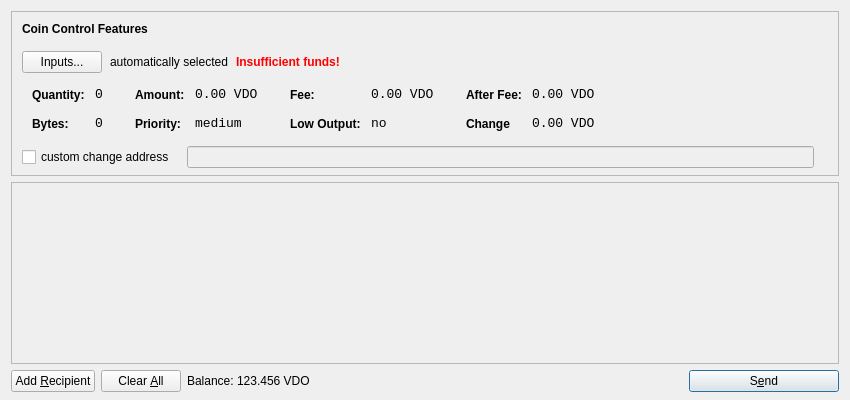
<?xml version="1.0" encoding="UTF-8"?>
<ui version="4.0">
 <class>SendCoinsDialog</class>
 <widget class="QDialog" name="SendCoinsDialog">
  <property name="geometry">
   <rect>
    <x>0</x>
    <y>0</y>
    <width>850</width>
    <height>400</height>
   </rect>
  </property>
  <property name="windowTitle">
   <string>Send Coins</string>
  </property>
  <layout class="QVBoxLayout" name="verticalLayout" stretch="0,1,0">
   <property name="bottomMargin">
    <number>8</number>
   </property>
   <item>
    <widget class="QFrame" name="frameCoinControl">
     <property name="sizePolicy">
      <sizepolicy hsizetype="Expanding" vsizetype="Expanding">
       <horstretch>0</horstretch>
       <verstretch>0</verstretch>
      </sizepolicy>
     </property>
     <property name="maximumSize">
      <size>
       <width>16777215</width>
       <height>16777215</height>
      </size>
     </property>
     <property name="frameShape">
      <enum>QFrame::StyledPanel</enum>
     </property>
     <property name="frameShadow">
      <enum>QFrame::Sunken</enum>
     </property>
     <layout class="QVBoxLayout" name="verticalLayoutCoinControl2">
      <property name="spacing">
       <number>-1</number>
      </property>
      <property name="leftMargin">
       <number>0</number>
      </property>
      <property name="topMargin">
       <number>0</number>
      </property>
      <property name="rightMargin">
       <number>0</number>
      </property>
      <property name="bottomMargin">
       <number>6</number>
      </property>
      <item>
       <layout class="QVBoxLayout" name="verticalLayoutCoinControl" stretch="0,0,0,0,1">
        <property name="spacing">
         <number>0</number>
        </property>
        <property name="leftMargin">
         <number>10</number>
        </property>
        <property name="topMargin">
         <number>10</number>
        </property>
        <item>
         <layout class="QHBoxLayout" name="horizontalLayoutCoinControl1">
          <property name="bottomMargin">
           <number>15</number>
          </property>
          <item>
           <widget class="QLabel" name="labelCoinControlFeatures">
            <property name="sizePolicy">
             <sizepolicy hsizetype="Preferred" vsizetype="Maximum">
              <horstretch>0</horstretch>
              <verstretch>0</verstretch>
             </sizepolicy>
            </property>
            <property name="font">
             <font>
              <weight>75</weight>
              <bold>true</bold>
             </font>
            </property>
            <property name="styleSheet">
             <string notr="true">font-weight:bold;</string>
            </property>
            <property name="text">
             <string>Coin Control Features</string>
            </property>
           </widget>
          </item>
         </layout>
        </item>
        <item>
         <layout class="QHBoxLayout" name="horizontalLayoutCoinControl2" stretch="0,0,0,0">
          <property name="spacing">
           <number>8</number>
          </property>
          <property name="bottomMargin">
           <number>10</number>
          </property>
          <item>
           <widget class="QPushButton" name="pushButtonCoinControl">
            <property name="styleSheet">
             <string notr="true"/>
            </property>
            <property name="text">
             <string>Inputs...</string>
            </property>
           </widget>
          </item>
          <item>
           <widget class="QLabel" name="labelCoinControlAutomaticallySelected">
            <property name="text">
             <string>automatically selected</string>
            </property>
            <property name="margin">
             <number>5</number>
            </property>
           </widget>
          </item>
          <item>
           <widget class="QLabel" name="labelCoinControlInsuffFunds">
            <property name="font">
             <font>
              <weight>75</weight>
              <bold>true</bold>
             </font>
            </property>
            <property name="styleSheet">
             <string notr="true">color:red;font-weight:bold;</string>
            </property>
            <property name="text">
             <string>Insufficient funds!</string>
            </property>
            <property name="margin">
             <number>5</number>
            </property>
           </widget>
          </item>
          <item>
           <spacer name="horizontalSpacerCoinControl">
            <property name="orientation">
             <enum>Qt::Horizontal</enum>
            </property>
            <property name="sizeHint" stdset="0">
             <size>
              <width>40</width>
              <height>1</height>
             </size>
            </property>
           </spacer>
          </item>
         </layout>
        </item>
        <item>
         <widget class="QWidget" name="widgetCoinControl" native="true">
          <property name="sizePolicy">
           <sizepolicy hsizetype="Preferred" vsizetype="Preferred">
            <horstretch>0</horstretch>
            <verstretch>0</verstretch>
           </sizepolicy>
          </property>
          <property name="minimumSize">
           <size>
            <width>0</width>
            <height>0</height>
           </size>
          </property>
          <property name="styleSheet">
           <string notr="true"/>
          </property>
          <layout class="QHBoxLayout" name="horizontalLayoutCoinControl5">
           <property name="margin">
            <number>0</number>
           </property>
           <item>
            <layout class="QHBoxLayout" name="horizontalLayoutCoinControl3" stretch="0,0,0,1">
             <property name="spacing">
              <number>20</number>
             </property>
             <property name="topMargin">
              <number>0</number>
             </property>
             <property name="bottomMargin">
              <number>10</number>
             </property>
             <item>
              <layout class="QFormLayout" name="formLayoutCoinControl1">
               <property name="horizontalSpacing">
                <number>10</number>
               </property>
               <property name="verticalSpacing">
                <number>14</number>
               </property>
               <property name="leftMargin">
                <number>10</number>
               </property>
               <property name="topMargin">
                <number>4</number>
               </property>
               <property name="rightMargin">
                <number>6</number>
               </property>
               <item row="0" column="0">
                <widget class="QLabel" name="labelCoinControlQuantityText">
                 <property name="styleSheet">
                  <string notr="true">font-weight:bold;</string>
                 </property>
                 <property name="text">
                  <string>Quantity:</string>
                 </property>
                 <property name="margin">
                  <number>0</number>
                 </property>
                </widget>
               </item>
               <item row="0" column="1">
                <widget class="QLabel" name="labelCoinControlQuantity">
                 <property name="font">
                  <font>
                   <family>Monospace</family>
                   <pointsize>10</pointsize>
                  </font>
                 </property>
                 <property name="cursor">
                  <cursorShape>IBeamCursor</cursorShape>
                 </property>
                 <property name="contextMenuPolicy">
                  <enum>Qt::ActionsContextMenu</enum>
                 </property>
                 <property name="text">
                  <string>0</string>
                 </property>
                 <property name="margin">
                  <number>0</number>
                 </property>
                 <property name="textInteractionFlags">
                  <set>Qt::LinksAccessibleByMouse|Qt::TextSelectableByKeyboard|Qt::TextSelectableByMouse</set>
                 </property>
                </widget>
               </item>
               <item row="1" column="0">
                <widget class="QLabel" name="labelCoinControlBytesText">
                 <property name="styleSheet">
                  <string notr="true">font-weight:bold;</string>
                 </property>
                 <property name="text">
                  <string>Bytes:</string>
                 </property>
                </widget>
               </item>
               <item row="1" column="1">
                <widget class="QLabel" name="labelCoinControlBytes">
                 <property name="font">
                  <font>
                   <family>Monospace</family>
                   <pointsize>10</pointsize>
                  </font>
                 </property>
                 <property name="cursor">
                  <cursorShape>IBeamCursor</cursorShape>
                 </property>
                 <property name="contextMenuPolicy">
                  <enum>Qt::ActionsContextMenu</enum>
                 </property>
                 <property name="text">
                  <string>0</string>
                 </property>
                 <property name="textInteractionFlags">
                  <set>Qt::LinksAccessibleByMouse|Qt::TextSelectableByKeyboard|Qt::TextSelectableByMouse</set>
                 </property>
                </widget>
               </item>
              </layout>
             </item>
             <item>
              <layout class="QFormLayout" name="formLayoutCoinControl2">
               <property name="horizontalSpacing">
                <number>10</number>
               </property>
               <property name="verticalSpacing">
                <number>14</number>
               </property>
               <property name="leftMargin">
                <number>6</number>
               </property>
               <property name="topMargin">
                <number>4</number>
               </property>
               <property name="rightMargin">
                <number>6</number>
               </property>
               <item row="0" column="0">
                <widget class="QLabel" name="labelCoinControlAmountText">
                 <property name="styleSheet">
                  <string notr="true">font-weight:bold;</string>
                 </property>
                 <property name="text">
                  <string>Amount:</string>
                 </property>
                 <property name="margin">
                  <number>0</number>
                 </property>
                </widget>
               </item>
               <item row="0" column="1">
                <widget class="QLabel" name="labelCoinControlAmount">
                 <property name="font">
                  <font>
                   <family>Monospace</family>
                   <pointsize>10</pointsize>
                  </font>
                 </property>
                 <property name="cursor">
                  <cursorShape>IBeamCursor</cursorShape>
                 </property>
                 <property name="contextMenuPolicy">
                  <enum>Qt::ActionsContextMenu</enum>
                 </property>
                 <property name="text">
                  <string>0.00 VDO</string>
                 </property>
                 <property name="textInteractionFlags">
                  <set>Qt::LinksAccessibleByMouse|Qt::TextSelectableByKeyboard|Qt::TextSelectableByMouse</set>
                 </property>
                </widget>
               </item>
               <item row="1" column="0">
                <widget class="QLabel" name="labelCoinControlPriorityText">
                 <property name="styleSheet">
                  <string notr="true">font-weight:bold;</string>
                 </property>
                 <property name="text">
                  <string>Priority:</string>
                 </property>
                </widget>
               </item>
               <item row="1" column="1">
                <widget class="QLabel" name="labelCoinControlPriority">
                 <property name="font">
                  <font>
                   <family>Monospace</family>
                   <pointsize>10</pointsize>
                  </font>
                 </property>
                 <property name="cursor">
                  <cursorShape>IBeamCursor</cursorShape>
                 </property>
                 <property name="contextMenuPolicy">
                  <enum>Qt::ActionsContextMenu</enum>
                 </property>
                 <property name="text">
                  <string>medium</string>
                 </property>
                 <property name="textInteractionFlags">
                  <set>Qt::LinksAccessibleByMouse|Qt::TextSelectableByKeyboard|Qt::TextSelectableByMouse</set>
                 </property>
                </widget>
               </item>
              </layout>
             </item>
             <item>
              <layout class="QFormLayout" name="formLayoutCoinControl3">
               <property name="horizontalSpacing">
                <number>10</number>
               </property>
               <property name="verticalSpacing">
                <number>14</number>
               </property>
               <property name="leftMargin">
                <number>6</number>
               </property>
               <property name="topMargin">
                <number>4</number>
               </property>
               <property name="rightMargin">
                <number>6</number>
               </property>
               <item row="0" column="0">
                <widget class="QLabel" name="labelCoinControlFeeText">
                 <property name="styleSheet">
                  <string notr="true">font-weight:bold;</string>
                 </property>
                 <property name="text">
                  <string>Fee:</string>
                 </property>
                 <property name="margin">
                  <number>0</number>
                 </property>
                </widget>
               </item>
               <item row="0" column="1">
                <widget class="QLabel" name="labelCoinControlFee">
                 <property name="font">
                  <font>
                   <family>Monospace</family>
                   <pointsize>10</pointsize>
                  </font>
                 </property>
                 <property name="cursor">
                  <cursorShape>IBeamCursor</cursorShape>
                 </property>
                 <property name="contextMenuPolicy">
                  <enum>Qt::ActionsContextMenu</enum>
                 </property>
                 <property name="text">
                  <string>0.00 VDO</string>
                 </property>
                 <property name="textInteractionFlags">
                  <set>Qt::LinksAccessibleByMouse|Qt::TextSelectableByKeyboard|Qt::TextSelectableByMouse</set>
                 </property>
                </widget>
               </item>
               <item row="1" column="0">
                <widget class="QLabel" name="labelCoinControlLowOutputText">
                 <property name="styleSheet">
                  <string notr="true">font-weight:bold;</string>
                 </property>
                 <property name="text">
                  <string>Low Output:</string>
                 </property>
                </widget>
               </item>
               <item row="1" column="1">
                <widget class="QLabel" name="labelCoinControlLowOutput">
                 <property name="font">
                  <font>
                   <family>Monospace</family>
                   <pointsize>10</pointsize>
                  </font>
                 </property>
                 <property name="cursor">
                  <cursorShape>IBeamCursor</cursorShape>
                 </property>
                 <property name="contextMenuPolicy">
                  <enum>Qt::ActionsContextMenu</enum>
                 </property>
                 <property name="text">
                  <string>no</string>
                 </property>
                 <property name="textInteractionFlags">
                  <set>Qt::LinksAccessibleByMouse|Qt::TextSelectableByKeyboard|Qt::TextSelectableByMouse</set>
                 </property>
                </widget>
               </item>
              </layout>
             </item>
             <item>
              <layout class="QFormLayout" name="formLayoutCoinControl4">
               <property name="horizontalSpacing">
                <number>10</number>
               </property>
               <property name="verticalSpacing">
                <number>14</number>
               </property>
               <property name="leftMargin">
                <number>6</number>
               </property>
               <property name="topMargin">
                <number>4</number>
               </property>
               <property name="rightMargin">
                <number>6</number>
               </property>
               <item row="0" column="0">
                <widget class="QLabel" name="labelCoinControlAfterFeeText">
                 <property name="styleSheet">
                  <string notr="true">font-weight:bold;</string>
                 </property>
                 <property name="text">
                  <string>After Fee:</string>
                 </property>
                 <property name="margin">
                  <number>0</number>
                 </property>
                </widget>
               </item>
               <item row="0" column="1">
                <widget class="QLabel" name="labelCoinControlAfterFee">
                 <property name="font">
                  <font>
                   <family>Monospace</family>
                   <pointsize>10</pointsize>
                  </font>
                 </property>
                 <property name="cursor">
                  <cursorShape>IBeamCursor</cursorShape>
                 </property>
                 <property name="contextMenuPolicy">
                  <enum>Qt::ActionsContextMenu</enum>
                 </property>
                 <property name="text">
                  <string>0.00 VDO</string>
                 </property>
                 <property name="textInteractionFlags">
                  <set>Qt::LinksAccessibleByMouse|Qt::TextSelectableByKeyboard|Qt::TextSelectableByMouse</set>
                 </property>
                </widget>
               </item>
               <item row="1" column="0">
                <widget class="QLabel" name="labelCoinControlChangeText">
                 <property name="styleSheet">
                  <string notr="true">font-weight:bold;</string>
                 </property>
                 <property name="text">
                  <string>Change</string>
                 </property>
                </widget>
               </item>
               <item row="1" column="1">
                <widget class="QLabel" name="labelCoinControlChange">
                 <property name="font">
                  <font>
                   <family>Monospace</family>
                   <pointsize>10</pointsize>
                  </font>
                 </property>
                 <property name="cursor">
                  <cursorShape>IBeamCursor</cursorShape>
                 </property>
                 <property name="contextMenuPolicy">
                  <enum>Qt::ActionsContextMenu</enum>
                 </property>
                 <property name="text">
                  <string>0.00 VDO</string>
                 </property>
                 <property name="textInteractionFlags">
                  <set>Qt::LinksAccessibleByMouse|Qt::TextSelectableByKeyboard|Qt::TextSelectableByMouse</set>
                 </property>
                </widget>
               </item>
              </layout>
             </item>
            </layout>
           </item>
          </layout>
         </widget>
        </item>
        <item>
         <layout class="QHBoxLayout" name="horizontalLayoutCoinControl4" stretch="0,0,0">
          <property name="spacing">
           <number>12</number>
          </property>
          <property name="sizeConstraint">
           <enum>QLayout::SetDefaultConstraint</enum>
          </property>
          <property name="topMargin">
           <number>5</number>
          </property>
          <property name="rightMargin">
           <number>5</number>
          </property>
          <item>
           <widget class="QCheckBox" name="checkBoxCoinControlChange">
            <property name="text">
             <string>custom change address</string>
            </property>
           </widget>
          </item>
          <item>
           <widget class="QLineEdit" name="lineEditCoinControlChange">
            <property name="enabled">
             <bool>false</bool>
            </property>
            <property name="sizePolicy">
             <sizepolicy hsizetype="Expanding" vsizetype="Fixed">
              <horstretch>0</horstretch>
              <verstretch>0</verstretch>
             </sizepolicy>
            </property>
           </widget>
          </item>
          <item>
           <widget class="QLabel" name="labelCoinControlChangeLabel">
            <property name="sizePolicy">
             <sizepolicy hsizetype="Preferred" vsizetype="Expanding">
              <horstretch>0</horstretch>
              <verstretch>0</verstretch>
             </sizepolicy>
            </property>
            <property name="minimumSize">
             <size>
              <width>0</width>
              <height>0</height>
             </size>
            </property>
            <property name="text">
             <string/>
            </property>
            <property name="margin">
             <number>3</number>
            </property>
           </widget>
          </item>
         </layout>
        </item>
        <item>
         <spacer name="verticalSpacerCoinControl">
          <property name="orientation">
           <enum>Qt::Vertical</enum>
          </property>
          <property name="sizeHint" stdset="0">
           <size>
            <width>800</width>
            <height>1</height>
           </size>
          </property>
         </spacer>
        </item>
       </layout>
      </item>
     </layout>
    </widget>
   </item>
   <item>
    <widget class="QScrollArea" name="scrollArea">
     <property name="widgetResizable">
      <bool>true</bool>
     </property>
     <widget class="QWidget" name="scrollAreaWidgetContents">
      <property name="geometry">
       <rect>
        <x>0</x>
        <y>0</y>
        <width>830</width>
        <height>165</height>
       </rect>
      </property>
      <layout class="QVBoxLayout" name="verticalLayout_2">
       <property name="margin">
        <number>0</number>
       </property>
       <item>
        <layout class="QVBoxLayout" name="entries">
         <property name="spacing">
          <number>6</number>
         </property>
        </layout>
       </item>
       <item>
        <spacer name="verticalSpacer">
         <property name="orientation">
          <enum>Qt::Vertical</enum>
         </property>
         <property name="sizeHint" stdset="0">
          <size>
           <width>20</width>
           <height>40</height>
          </size>
         </property>
        </spacer>
       </item>
      </layout>
     </widget>
    </widget>
   </item>
   <item>
    <layout class="QHBoxLayout" name="horizontalLayout">
     <item>
      <widget class="QPushButton" name="addButton">
       <property name="toolTip">
        <string>Send to multiple recipients at once</string>
       </property>
       <property name="text">
        <string>Add &amp;Recipient</string>
       </property>
       <property name="icon">
        <iconset resource="../bitcoin.qrc">
         <normaloff>:/icons/add</normaloff>:/icons/add</iconset>
       </property>
       <property name="autoDefault">
        <bool>false</bool>
       </property>
      </widget>
     </item>
     <item>
      <widget class="QPushButton" name="clearButton">
       <property name="sizePolicy">
        <sizepolicy hsizetype="Minimum" vsizetype="Fixed">
         <horstretch>0</horstretch>
         <verstretch>0</verstretch>
        </sizepolicy>
       </property>
       <property name="toolTip">
        <string>Remove all transaction fields</string>
       </property>
       <property name="text">
        <string>Clear &amp;All</string>
       </property>
       <property name="icon">
        <iconset resource="../bitcoin.qrc">
         <normaloff>:/icons/remove</normaloff>:/icons/remove</iconset>
       </property>
       <property name="autoRepeatDelay">
        <number>300</number>
       </property>
       <property name="autoDefault">
        <bool>false</bool>
       </property>
      </widget>
     </item>
     <item>
      <layout class="QHBoxLayout" name="horizontalLayout_2">
       <property name="spacing">
        <number>3</number>
       </property>
       <item>
        <widget class="QLabel" name="label">
         <property name="sizePolicy">
          <sizepolicy hsizetype="Preferred" vsizetype="Fixed">
           <horstretch>0</horstretch>
           <verstretch>0</verstretch>
          </sizepolicy>
         </property>
         <property name="text">
          <string>Balance:</string>
         </property>
        </widget>
       </item>
       <item>
        <widget class="QLabel" name="labelBalance">
         <property name="sizePolicy">
          <sizepolicy hsizetype="Preferred" vsizetype="Fixed">
           <horstretch>0</horstretch>
           <verstretch>0</verstretch>
          </sizepolicy>
         </property>
         <property name="cursor">
          <cursorShape>IBeamCursor</cursorShape>
         </property>
         <property name="text">
          <string>123.456 VDO</string>
         </property>
         <property name="textInteractionFlags">
          <set>Qt::LinksAccessibleByMouse|Qt::TextSelectableByKeyboard|Qt::TextSelectableByMouse</set>
         </property>
        </widget>
       </item>
      </layout>
     </item>
     <item>
      <spacer name="horizontalSpacer">
       <property name="orientation">
        <enum>Qt::Horizontal</enum>
       </property>
       <property name="sizeHint" stdset="0">
        <size>
         <width>40</width>
         <height>20</height>
        </size>
       </property>
      </spacer>
     </item>
     <item>
      <widget class="QPushButton" name="sendButton">
       <property name="minimumSize">
        <size>
         <width>150</width>
         <height>0</height>
        </size>
       </property>
       <property name="toolTip">
        <string>Confirm the send action</string>
       </property>
       <property name="text">
        <string>S&amp;end</string>
       </property>
       <property name="icon">
        <iconset resource="../bitcoin.qrc">
         <normaloff>:/icons/send</normaloff>:/icons/send</iconset>
       </property>
       <property name="default">
        <bool>true</bool>
       </property>
      </widget>
     </item>
    </layout>
   </item>
  </layout>
 </widget>
 <resources>
  <include location="../bitcoin.qrc"/>
 </resources>
 <connections/>
</ui>
